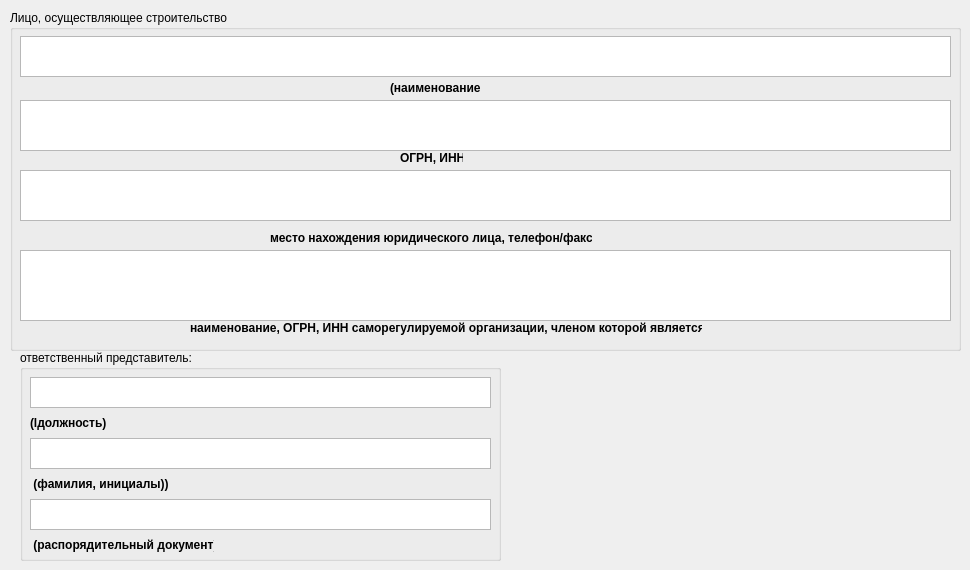
      <widget class="QWidget" name="tab_2">
       <attribute name="title">
        <string>Субподрядчик</string>
       </attribute>
       <widget class="QGroupBox" name="groupBox_9">
        <property name="geometry">
         <rect>
          <x>10</x>
          <y>10</y>
          <width>951</width>
          <height>341</height>
         </rect>
        </property>
        <property name="title">
         <string>Лицо, осуществляющее строительство</string>
        </property>
        <widget class="QTextEdit" name="stroitelrekviz">
         <property name="geometry">
          <rect>
           <x>10</x>
           <y>90</y>
           <width>931</width>
           <height>51</height>
          </rect>
         </property>
        </widget>
        <widget class="QLabel" name="label_18">
         <property name="geometry">
          <rect>
           <x>180</x>
           <y>310</y>
           <width>512</width>
           <height>16</height>
          </rect>
         </property>
         <property name="font">
          <font>
           <weight>75</weight>
           <bold>true</bold>
          </font>
         </property>
         <property name="text">
          <string>наименование, ОГРН, ИНН саморегулируемой организации, членом которой является)</string>
         </property>
        </widget>
        <widget class="QLabel" name="label_19">
         <property name="geometry">
          <rect>
           <x>390</x>
           <y>140</y>
           <width>63</width>
           <height>16</height>
          </rect>
         </property>
         <property name="font">
          <font>
           <weight>75</weight>
           <bold>true</bold>
          </font>
         </property>
         <property name="text">
          <string>ОГРН, ИНН</string>
         </property>
        </widget>
        <widget class="QTextEdit" name="stroitelsro">
         <property name="geometry">
          <rect>
           <x>10</x>
           <y>240</y>
           <width>931</width>
           <height>71</height>
          </rect>
         </property>
        </widget>
        <widget class="QTextEdit" name="stroitel">
         <property name="geometry">
          <rect>
           <x>10</x>
           <y>26</y>
           <width>931</width>
           <height>41</height>
          </rect>
         </property>
        </widget>
        <widget class="QLabel" name="label_30">
         <property name="geometry">
          <rect>
           <x>380</x>
           <y>70</y>
           <width>90</width>
           <height>16</height>
          </rect>
         </property>
         <property name="font">
          <font>
           <weight>75</weight>
           <bold>true</bold>
          </font>
         </property>
         <property name="text">
          <string>(наименование</string>
         </property>
        </widget>
        <widget class="QTextEdit" name="stroiteladres">
         <property name="geometry">
          <rect>
           <x>10</x>
           <y>160</y>
           <width>931</width>
           <height>51</height>
          </rect>
         </property>
        </widget>
        <widget class="QLabel" name="label_31">
         <property name="geometry">
          <rect>
           <x>260</x>
           <y>220</y>
           <width>322</width>
           <height>16</height>
          </rect>
         </property>
         <property name="font">
          <font>
           <weight>75</weight>
           <bold>true</bold>
          </font>
         </property>
         <property name="text">
          <string>место нахождения юридического лица, телефон/факс</string>
         </property>
        </widget>
       </widget>
       <widget class="QGroupBox" name="groupBox_10">
        <property name="geometry">
         <rect>
          <x>20</x>
          <y>350</y>
          <width>481</width>
          <height>211</height>
         </rect>
        </property>
        <property name="title">
         <string>ответственный представитель:</string>
        </property>
        <widget class="QLabel" name="label_32">
         <property name="geometry">
          <rect>
           <x>10</x>
           <y>65</y>
           <width>77</width>
           <height>16</height>
          </rect>
         </property>
         <property name="font">
          <font>
           <weight>75</weight>
           <bold>true</bold>
          </font>
         </property>
         <property name="text">
          <string>(lдолжность)</string>
         </property>
        </widget>
        <widget class="QTextEdit" name="stroitelprikaz">
         <property name="geometry">
          <rect>
           <x>10</x>
           <y>149</y>
           <width>461</width>
           <height>31</height>
          </rect>
         </property>
        </widget>
        <widget class="QLabel" name="label_33">
         <property name="geometry">
          <rect>
           <x>10</x>
           <y>126</y>
           <width>138</width>
           <height>16</height>
          </rect>
         </property>
         <property name="font">
          <font>
           <weight>75</weight>
           <bold>true</bold>
          </font>
         </property>
         <property name="text">
          <string> (фамилия, инициалы))</string>
         </property>
        </widget>
        <widget class="QTextEdit" name="stroitelfio">
         <property name="geometry">
          <rect>
           <x>10</x>
           <y>88</y>
           <width>461</width>
           <height>31</height>
          </rect>
         </property>
        </widget>
        <widget class="QTextEdit" name="stroiteldolzhn">
         <property name="geometry">
          <rect>
           <x>10</x>
           <y>27</y>
           <width>461</width>
           <height>31</height>
          </rect>
         </property>
        </widget>
        <widget class="QLabel" name="label_50">
         <property name="geometry">
          <rect>
           <x>10</x>
           <y>187</y>
           <width>184</width>
           <height>16</height>
          </rect>
         </property>
         <property name="font">
          <font>
           <weight>75</weight>
           <bold>true</bold>
          </font>
         </property>
         <property name="text">
          <string> (распорядительный документ)</string>
         </property>
        </widget>
       </widget>
      </widget>
